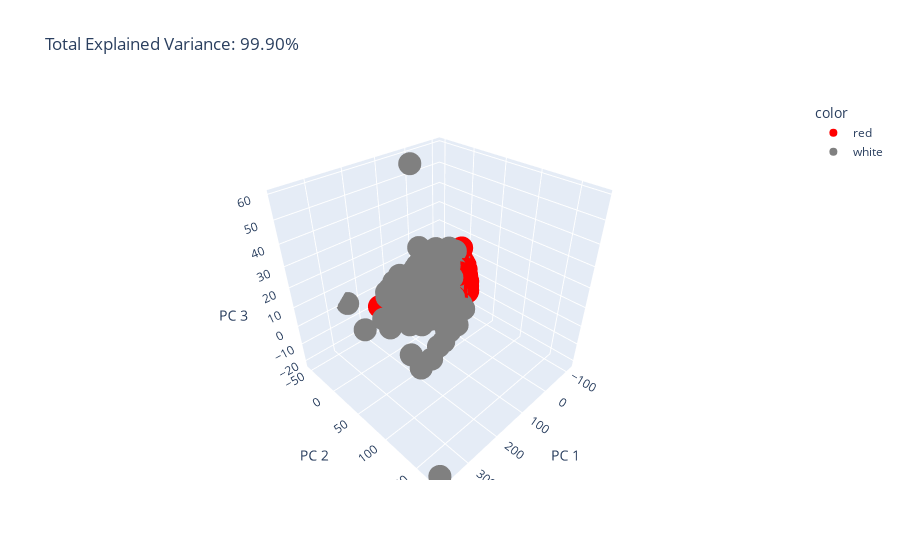

Here is the notebook cell this chart was saved with:
### Markdown cell above
#### We can see that the reduction of the dimentions didn't hurt the understanding of the data. We can use 3 dimentions instead of 12 and still have 99.9% of explained data.

### Code cell
components = pca.fit_transform(data)

total_var = pca.explained_variance_ratio_.sum() * 100

fig = px.scatter_3d(
    components, x=0, y=1, z=2, color = num_to_name(target),
    color_discrete_sequence=["red", "grey"],
    title=f'Total Explained Variance: {total_var:.2f}%',
    labels={'0': 'PC 1', '1': 'PC 2', '2': 'PC 3'}
)
fig.show()

### Figure 1 — Plotly figure (JSON) as saved in the notebook; plotly's stock layout.template omitted (floating-point values rounded to 4 significant figures; data arrays with more than 128 entries replaced by an {"elided": "..."} marker saying what was removed)
{"data": [{"hovertemplate": "color=red<br>PC 1=%{x}<br>PC 2=%{y}<br>PC 3=%{z}<extra></extra>", "legendgroup": "red", "marker": {"color": "red", "symbol": "circle"}, "mode": "markers", "name": "red", "scene": "scene", "showlegend": true, "type": "scatter3d", "x": {"elided": "1599 float values"}, "y": {"elided": "1599 float values"}, "z": {"elided": "1599 float values"}}, {"hovertemplate": "color=white<br>PC 1=%{x}<br>PC 2=%{y}<br>PC 3=%{z}<extra></extra>", "legendgroup": "white", "marker": {"color": "grey", "symbol": "circle"}, "mode": "markers", "name": "white", "scene": "scene", "showlegend": true, "type": "scatter3d", "x": {"elided": "4898 float values"}, "y": {"elided": "4898 float values"}, "z": {"elided": "4898 float values"}}], "layout": {"legend": {"title": {"text": "color"}, "tracegroupgap": 0}, "scene": {"domain": {"x": [0, 1], "y": [0, 1]}, "xaxis": {"title": {"text": "PC 1"}}, "yaxis": {"title": {"text": "PC 2"}}, "zaxis": {"title": {"text": "PC 3"}}}, "title": {"text": "Total Explained Variance: 99.90%"}}}
